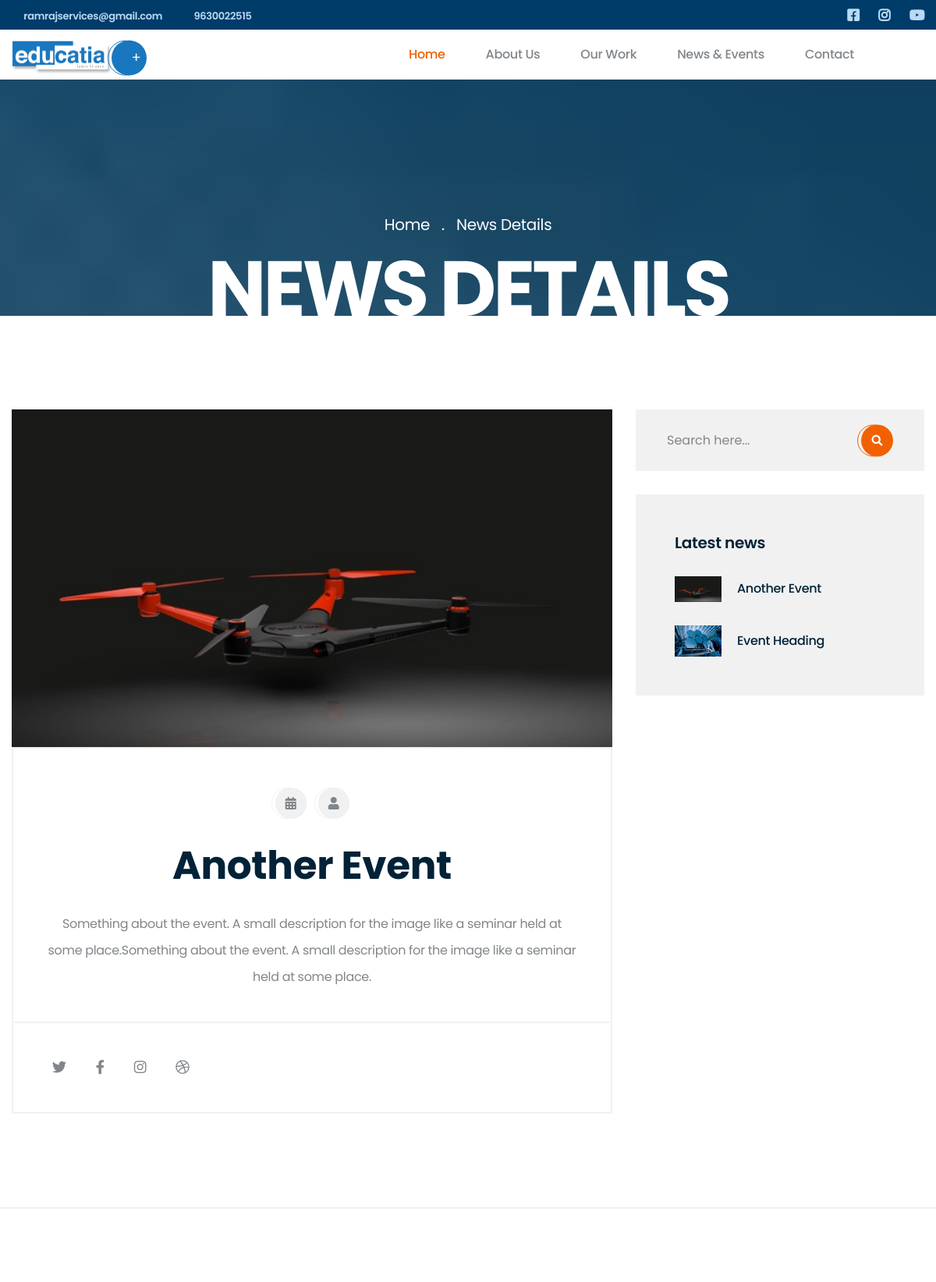
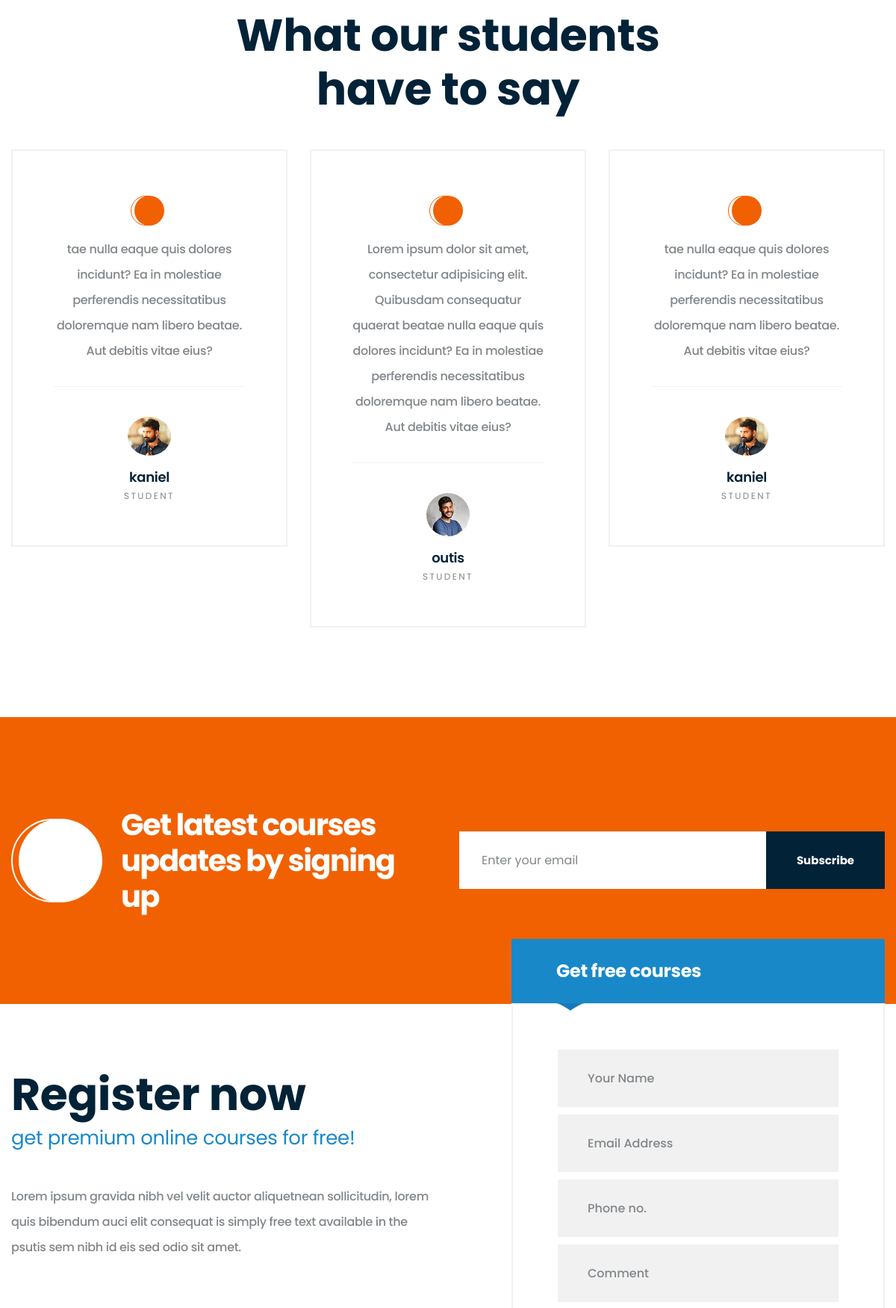
/news/2/Another-event (upper part), run on the app's committed database (2 pictures, top to bottom).
### tables this page shows
CREATE TABLE `webprofile` (
  `id` int(11) NOT NULL,
  `email` varchar(30) NOT NULL,
  `phone1` varchar(50) NOT NULL,
  `phone2` varchar(50) NOT NULL,
  `whatsapp_no` varchar(50) NOT NULL,
  `address_line1` varchar(50) NOT NULL,
  `address_line2` varchar(50) NOT NULL,
  `fblink` varchar(50) NOT NULL,
  `instalink` varchar(50) NOT NULL,
  `twitterlink` varchar(50) NOT NULL,
  `youtubelink` varchar(1024) NOT NULL
);

CREATE TABLE `events` (
  `id` int(11) NOT NULL,
  `img_src` varchar(1024) NOT NULL,
  `heading` varchar(1024) NOT NULL,
  `descr` longtext NOT NULL,
  `date` date NOT NULL,
  `author` varchar(200) NOT NULL DEFAULT 'Admin',
  `slug` varchar(1000) NOT NULL
);

CREATE TABLE `feedbacks` (
  `id` int(11) NOT NULL,
  `img_src` varchar(1024) NOT NULL,
  `content` varchar(2048) NOT NULL,
  `name` varchar(100) NOT NULL
);

### application/controllers/Home.php (called while the page is built, shortened)
<?php
class Home extends MY_Controller {
	function __construct(){
		$this->load->model('GetModel','fetch');
	}
	public function newsDetail($id)
	{
		$event=$this->fetch->getInfoById($id,'events');
		$events=$this->fetch->getInfoLim('events','id','4');
		$gallery=$this->fetch->getInfoLim('gallery','id', '6');
		$feedbacks=$this->fetch->getInfo('feedbacks','id', '6');
		$web=$this->fetch->getWebProfile();
		$this->load->view('header',['event'=>$event,
								'events'=>$events,
								'web'=>$web,
								'feedbacks'=>$feedbacks,
								'gallery'=>$gallery,
								'title'=> $event->slug
								]
							);
		$this->load->view('news-details');
		$this->load->view('footer');
	}
}

### index.php (called while the page is built, shortened)
<?php
require_once BASEPATH.'core/CodeIgniter.php';

### application/models/GetModel.php (called while the page is built, shortened)
<?php
class GetModel extends CI_Model{
    public function getInfo($table)
    {
        return $this->db->get($table)->result();
    }
    public function getInfoById($id, $table)
    {
        $this->db->where('id', $id);
        return $this->db->get($table)->row();
    }
    public function getInfoLim($table,$col, $lim)
    {
        return $this->db->order_by($col, 'desc')
                        ->limit($lim)
                        ->get($table)
                        ->result();
    }
    public function getWebProfile()
    {
        return $this->db->get('webprofile')->row();
    }
}
?>

### application/views/news-details.php (the view)
<section class="inner-banner" style="background-image: url(<?=base_url()?>assets/images/news-header.jpg);">
    <div class="container">
        <ul class="list-unstyled thm-breadcrumb">
            <li><a href="#">Home</a></li>
            <li class="active"><a href="#">News Details</a></li>
        </ul>
        <h2 class="inner-banner__title">News Details</h2>
    </div>
</section>
<section class="blog-details">
    <div class="container">
        <div class="row">
            <div class="col-lg-8">
                <div class="blog-one__single">
                    <div class="blog-one__image">
                        <img src="<?=base_url()?>assets/images/<?=$event->img_src?>" alt="News">
                    </div>
                    <div class="blog-one__content text-center">
                        <div class="blog-one__meta">
                            <a data-toggle="tooltip" data-placement="top" title="Posted On <?=date('M d',strtotime($event->date))?>" href="#"><i class="fa fa-calendar-alt"></i></a>
                            <a data-toggle="tooltip" data-placement="top" title="Posted By <?=$event->author?>" href="#"><i class="fa fa-user"></i></a>
                        </div>
                        <h2 class="blog-one__title"><?=$event->heading?></h2>
                        <?=$event->descr?>
                    </div>
                </div>
                <div class="share-block">
                    <div class="social-block">
                        <a href="#"><i class="fab fa-twitter"></i></a>
                        <a href="#"><i class="fab fa-facebook-f"></i></a>
                        <a href="#"><i class="fab fa-instagram"></i></a>
                        <a href="#"><i class="fab fa-dribbble"></i></a>
                    </div>
                </div>
            </div>
            <div class="col-lg-4">
                <div class="sidebar">
                    <div class="sidebar__single sidebar__search">
                        <form action="#" class="sidebar__search-form">
                            <input type="text" name="search" placeholder="Search here...">
                            <button type="submit"><i class="fa fa-search"></i></button>
                        </form>
                    </div>
                    <div class="sidebar__single sidebar__post">
                        <h3 class="sidebar__title">Latest news</h3>
                        <div class="sidebar__post-wrap">
                        <?php foreach($events as $e){?>
                            <div class="sidebar__post__single">
                                <div class="sidebar__post-image">
                                    <div class="inner-block"><img src="<?=base_url()?>assets/images/<?=$e->img_src?>" alt="News Image" /></div>
                                </div>
                                <div class="sidebar__post-content">
                                    <h4 class="sidebar__post-title"><a href="<?=base_url('news/').$e->id.'/'.$e->slug?>"><?=$e->heading?></a></h4>
                                </div>
                            </div>
                        <?php }?>
                        </div>
                    </div>
                </div>
            </div>
        </div>
    </div>
</section>

### application/views/header.php (shortened to what this page needs)
<!DOCTYPE html>
<html lang="en">
<head>
    <link rel="stylesheet" href="<?=base_url()?>assets/css/animate.min.css">
    <link rel="stylesheet" href="<?=base_url()?>assets/css/bootstrap.min.css">
    <link rel="stylesheet" href="<?=base_url()?>assets/css/owl.carousel.min.css">
    <link rel="stylesheet" href="<?=base_url()?>assets/css/owl.theme.default.min.css">
    <link rel="stylesheet" href="<?=base_url()?>assets/plugins/fontawesome-free-5.11.2-web/css/all.min.css">
    <link rel="stylesheet" href="<?=base_url()?>assets/plugins/kipso-icons/style.css">
    <link rel="stylesheet" href="<?=base_url()?>assets/css/magnific-popup.css">
    <link rel="stylesheet" href="<?=base_url()?>assets/css/vegas.min.css">
    <link rel="stylesheet" href="<?=base_url()?>assets/css/style.css">
    <link rel="stylesheet" href="<?=base_url()?>assets/css/responsive.css">
</head>
<body>
    <div class="page-wrapper">
        <div class="topbar-one">
            <div class="container">
                <div class="topbar-one__left">
                    <a href="mailto:educatia@gmail.com">
                        <span class="kipso-icon-email"></span>&nbsp; <?=$web->email?></a>
                    <a href="tel:+919630022515"><span class="kipso-icon-contact"></span>&nbsp; <?=$web->phone1?></a>
                </div>
                <div class="topbar-one__right">
                    <a href="<?=$web->fblink?>"><i class="fab fa-facebook-square fa-lg"></i></a>
                    <a href="<?=$web->instalink?>"><i class="fab fa-instagram fa-lg"></i></a>
                    <a href="<?=$web->youtubelink?>"><i class="fab fa-youtube fa-lg"></i></a>
                </div>
            </div>
        </div>
        <header class="site-header site-header__header-one ">
            <nav class="navbar navbar-expand-lg navbar-light header-navigation stricky">
                <div class="container clearfix">
                    <div class="logo-box clearfix">
                        <a class="navbar-brand" href="<?=base_url()?>">
                            <img src="<?=base_url()?>assets/images/logo-dark.png" class="main-logo" width="128" alt="Awesome Image" />
                        </a>
                        <div class="div d-flex ml-auto" style="align-items:center">
                            <a class="header__search-btn search-popup__toggler mr-5" style="display: none;" href="#"><i class="kipso-icon-professor"></i>&nbsp;+
                                </a>
                        </div>
                    </div>
                    <div class="main-navigation">
                        <ul class=" navigation-box">
                            <li class="current">
                                <a href="index.html">Home</a>
                            </li>
                            <li>
                                <a href="<?=base_url('about')?>">About Us</a>
                            </li>
                            <li>
                                <a href="#">Our Work</a>
                            </li>
                            <li>
                                <a href="<?=base_url('news')?>">News & Events</a>
                            </li>
                            <li>
                                <a href="<?=base_url('contact')?>">Contact</a>
                            </li>
                        </ul>
                    </div>
                </div>
            </nav>
        </header>

### application/views/footer.php (shortened to what this page needs)
        <section class="testimonials-one  ">
            <div class="container">
                <div class="block-title text-center">
                    <h2 class="block-title__title">What our students <br>
                        have to say</h2>
                </div>
                <div class="testimonials-one__carousel owl-carousel owl-theme">
                    <?php foreach($feedbacks as $f){?>
                        <div class="item">
                            <div class="testimonials-one__single">
                                <div class="testimonials-one__qoute">
                                </div>
                                <p class="testimonials-one__text"><?=$f->content?></p>
                                <img src="<?=base_url()?>assets/images/<?=$f->img_src?>" alt="" class="testimonials-one__img">
                                <h3 class="testimonials-one__name"><?=$f->name?></h3>
                                <p class="testimonials-one__designation">Student</p>
                            </div>
                        </div>
                    <?php }?>
                </div>
            </div>
        </section>
        <section class="mailchimp-one">
            <div class="container">
                <div class="row">
                    <div class="col-lg-6">
                        <div class="mailchimp-one__content">
                            <div class="mailchimp-one__icon">
                                <i class="kipso-icon-email"></i>
                            </div>
                            <h2 class="mailchimp-one__title">Get latest courses <br>
                                updates by signing up</h2>
                        </div>
                    </div>
                    <div class="col-lg-6 d-flex">
                        <div class="my-auto">
                            <form action="<?=base_url('Home/Subscribe')?>" method="POST" class="mailchimp-one__form">
                                <input type="text" id="mc-email" name="email" placeholder="Enter your email " required>
                                <button type="submit" class="thm-btn">Subscribe</button>
                            </form>
                        </div>
                    </div>
                </div>
            </div>
        </section>
        <section class="countdown-one">
            <div class="container">
                <div class="row">
                    <div class="col-lg-6">
                        <div class="countdown-one__content">
                            <h2 class="countdown-one__title">Register now </h2>
                            <p class="countdown-one__tag-line">get premium online courses for free!</p>
                            <p class="countdown-one__text">Lorem ipsum gravida nibh vel velit auctor aliquetnean sollicitudin,
                                lorem
                                quis bibendum auci elit consequat is simply free text available in the psutis sem nibh id eis
                                sed
                                odio sit amet.</p>
                        </div>
                    </div>
                    <div class="col-lg-6">
                        <div class="become-teacher__form">
                            <div class="become-teacher__form-top">
                                <h2 class="become-teacher__form-title">
                                    Get free courses
                                </h2>
                            </div>
                            <form action="<?=base_url('Home/Mail/Enquiry')?>" method="POST" class="become-teacher__form-content contact-form-validated">
                                <input type="text" maxlength="20" name="name" id="name" x-moz-errormessage="Enter name here" oninvalid="this.setCustomValidity('Enter name here')" oninput="this.setCustomValidity('')" class="" placeholder="Your Name" required>
                                <input type="email" placeholder="Email Address" name="email" class="" required>
                                <input type="text" x-moz-errormessage="Enter Contact no. here"  name="phone" pattern="[6-9]{1}[0-9]{9}" oninvalid="this.setCustomValidity('')" oninput="this.setCustomValidity('')" maxlength="10" title="Enter 10 digit mobile no. starting with 6,7,8, or 9" class="" placeholder="Phone no.">
                                <input type="text" placeholder="Comment" maxlength="200" name="message">
                            </form>
                        </div>
                    </div>
                </div>
            </div>
        </section>
    </div>
</body>
</html>

### data on the page
webprofile: email "ramrajservices@gmail.com", phone1 "9630022515"
events: img_src (picture), heading "Another Event", descr "Something about the event. A small description for the image like a seminar held at some place.Something about the event. A small description for the image like a seminar held at some place."
events: img_src (picture), heading "Event Heading"
feedbacks: content "tae nulla eaque quis dolores incidunt? Ea in molestiae perferendis necessitatibus doloremque nam libero beatae. Aut debitis vitae eius?", img_src (picture), name "kaniel"
feedbacks: content "Lorem ipsum dolor sit amet, consectetur adipisicing elit. Quibusdam consequatur quaerat beatae nulla eaque quis dolores incidunt? Ea in molestiae perferendis necessitatibus doloremque nam libero beatae. Aut debitis vitae eius?", img_src (picture), name "outis"
